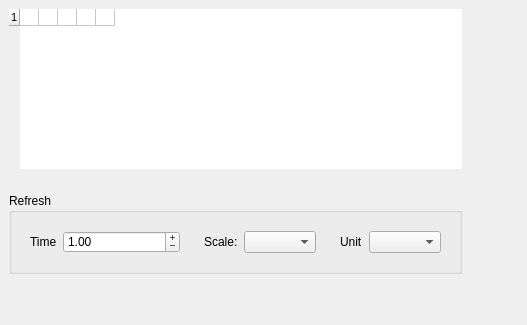
<?xml version="1.0" encoding="UTF-8"?>
<ui version="4.0">
 <class>Form</class>
 <widget class="QWidget" name="Form">
  <property name="geometry">
   <rect>
    <x>0</x>
    <y>0</y>
    <width>527</width>
    <height>325</height>
   </rect>
  </property>
  <property name="sizePolicy">
   <sizepolicy hsizetype="Maximum" vsizetype="MinimumExpanding">
    <horstretch>0</horstretch>
    <verstretch>0</verstretch>
   </sizepolicy>
  </property>
  <property name="windowTitle">
   <string>Form</string>
  </property>
  <widget class="QWidget" name="wgt_tblPpgCores" native="true">
   <property name="geometry">
    <rect>
     <x>0</x>
     <y>0</y>
     <width>471</width>
     <height>283</height>
    </rect>
   </property>
   <layout class="QVBoxLayout" name="verticalLayout">
    <item>
     <widget class="QFrame" name="frmPkgCores_Data">
      <layout class="QVBoxLayout" name="verticalLayout_2">
       <item>
        <widget class="QTableWidget" name="tblCores">
         <property name="sizePolicy">
          <sizepolicy hsizetype="MinimumExpanding" vsizetype="Expanding">
           <horstretch>0</horstretch>
           <verstretch>0</verstretch>
          </sizepolicy>
         </property>
         <property name="minimumSize">
          <size>
           <width>0</width>
           <height>0</height>
          </size>
         </property>
         <property name="font">
          <font>
           <pointsize>8</pointsize>
          </font>
         </property>
         <property name="frameShape">
          <enum>QFrame::NoFrame</enum>
         </property>
         <property name="frameShadow">
          <enum>QFrame::Plain</enum>
         </property>
         <property name="lineWidth">
          <number>0</number>
         </property>
         <property name="verticalScrollBarPolicy">
          <enum>Qt::ScrollBarAlwaysOff</enum>
         </property>
         <property name="horizontalScrollBarPolicy">
          <enum>Qt::ScrollBarAlwaysOff</enum>
         </property>
         <property name="autoScroll">
          <bool>false</bool>
         </property>
         <property name="editTriggers">
          <set>QAbstractItemView::NoEditTriggers</set>
         </property>
         <property name="wordWrap">
          <bool>false</bool>
         </property>
         <property name="rowCount">
          <number>1</number>
         </property>
         <property name="columnCount">
          <number>5</number>
         </property>
         <attribute name="horizontalHeaderVisible">
          <bool>false</bool>
         </attribute>
         <attribute name="horizontalHeaderCascadingSectionResizes">
          <bool>false</bool>
         </attribute>
         <attribute name="horizontalHeaderMinimumSectionSize">
          <number>5</number>
         </attribute>
         <attribute name="horizontalHeaderDefaultSectionSize">
          <number>10</number>
         </attribute>
         <attribute name="horizontalHeaderHighlightSections">
          <bool>false</bool>
         </attribute>
         <attribute name="verticalHeaderVisible">
          <bool>true</bool>
         </attribute>
         <attribute name="verticalHeaderMinimumSectionSize">
          <number>10</number>
         </attribute>
         <attribute name="verticalHeaderDefaultSectionSize">
          <number>10</number>
         </attribute>
         <row/>
         <column/>
         <column/>
         <column/>
         <column/>
         <column/>
         <item row="0" column="0">
          <property name="checkState">
           <enum>Unchecked</enum>
          </property>
          <property name="flags">
           <set>ItemIsSelectable|ItemIsDragEnabled|ItemIsDropEnabled|ItemIsUserCheckable|ItemIsEnabled</set>
          </property>
         </item>
        </widget>
       </item>
      </layout>
     </widget>
    </item>
    <item>
     <widget class="QFrame" name="frmPkgCores_Opts">
      <property name="frameShape">
       <enum>QFrame::NoFrame</enum>
      </property>
      <property name="frameShadow">
       <enum>QFrame::Plain</enum>
      </property>
      <layout class="QGridLayout" name="gridLayout">
       <item row="0" column="0">
        <widget class="QGroupBox" name="grpOption">
         <property name="title">
          <string>Refresh</string>
         </property>
         <layout class="QHBoxLayout" name="horizontalLayout_4">
          <item>
           <widget class="QWidget" name="optSpnBox_1" native="true">
            <layout class="QHBoxLayout" name="horizontalLayout">
             <item>
              <widget class="QLabel" name="lblRefresh">
               <property name="text">
                <string>Time</string>
               </property>
              </widget>
             </item>
             <item>
              <widget class="QDoubleSpinBox" name="spnUpdatePeriod">
               <property name="sizePolicy">
                <sizepolicy hsizetype="MinimumExpanding" vsizetype="Fixed">
                 <horstretch>0</horstretch>
                 <verstretch>0</verstretch>
                </sizepolicy>
               </property>
               <property name="minimumSize">
                <size>
                 <width>0</width>
                 <height>20</height>
                </size>
               </property>
               <property name="cursor">
                <cursorShape>ArrowCursor</cursorShape>
               </property>
               <property name="mouseTracking">
                <bool>true</bool>
               </property>
               <property name="buttonSymbols">
                <enum>QAbstractSpinBox::PlusMinus</enum>
               </property>
               <property name="accelerated">
                <bool>true</bool>
               </property>
               <property name="showGroupSeparator" stdset="0">
                <bool>false</bool>
               </property>
               <property name="suffix">
                <string> </string>
               </property>
               <property name="decimals">
                <number>2</number>
               </property>
               <property name="minimum">
                <double>0.000000000000000</double>
               </property>
               <property name="maximum">
                <double>60.000000000000000</double>
               </property>
               <property name="singleStep">
                <double>1.000000000000000</double>
               </property>
               <property name="stepType">
                <enum>QAbstractSpinBox::DefaultStepType</enum>
               </property>
               <property name="value">
                <double>1.000000000000000</double>
               </property>
              </widget>
             </item>
            </layout>
           </widget>
          </item>
          <item>
           <widget class="QWidget" name="optCmbBox_3" native="true">
            <layout class="QHBoxLayout" name="horizontalLayout_3">
             <item>
              <widget class="QLabel" name="lblRefresh_3">
               <property name="text">
                <string>Scale:</string>
               </property>
              </widget>
             </item>
             <item>
              <widget class="QComboBox" name="comboBox_2"/>
             </item>
            </layout>
           </widget>
          </item>
          <item>
           <widget class="QWidget" name="optCmbBox_2" native="true">
            <layout class="QHBoxLayout" name="horizontalLayout_2">
             <item>
              <widget class="QLabel" name="lblRefresh_2">
               <property name="text">
                <string>Unit</string>
               </property>
              </widget>
             </item>
             <item>
              <widget class="QComboBox" name="comboBox"/>
             </item>
            </layout>
           </widget>
          </item>
         </layout>
        </widget>
       </item>
      </layout>
     </widget>
    </item>
   </layout>
  </widget>
 </widget>
 <resources/>
 <connections>
  <connection>
   <sender>tblCores</sender>
   <signal>clicked(QModelIndex)</signal>
   <receiver>tblCores</receiver>
   <slot>show()</slot>
   <hints>
    <hint type="sourcelabel">
     <x>235</x>
     <y>88</y>
    </hint>
    <hint type="destinationlabel">
     <x>235</x>
     <y>88</y>
    </hint>
   </hints>
  </connection>
 </connections>
</ui>
